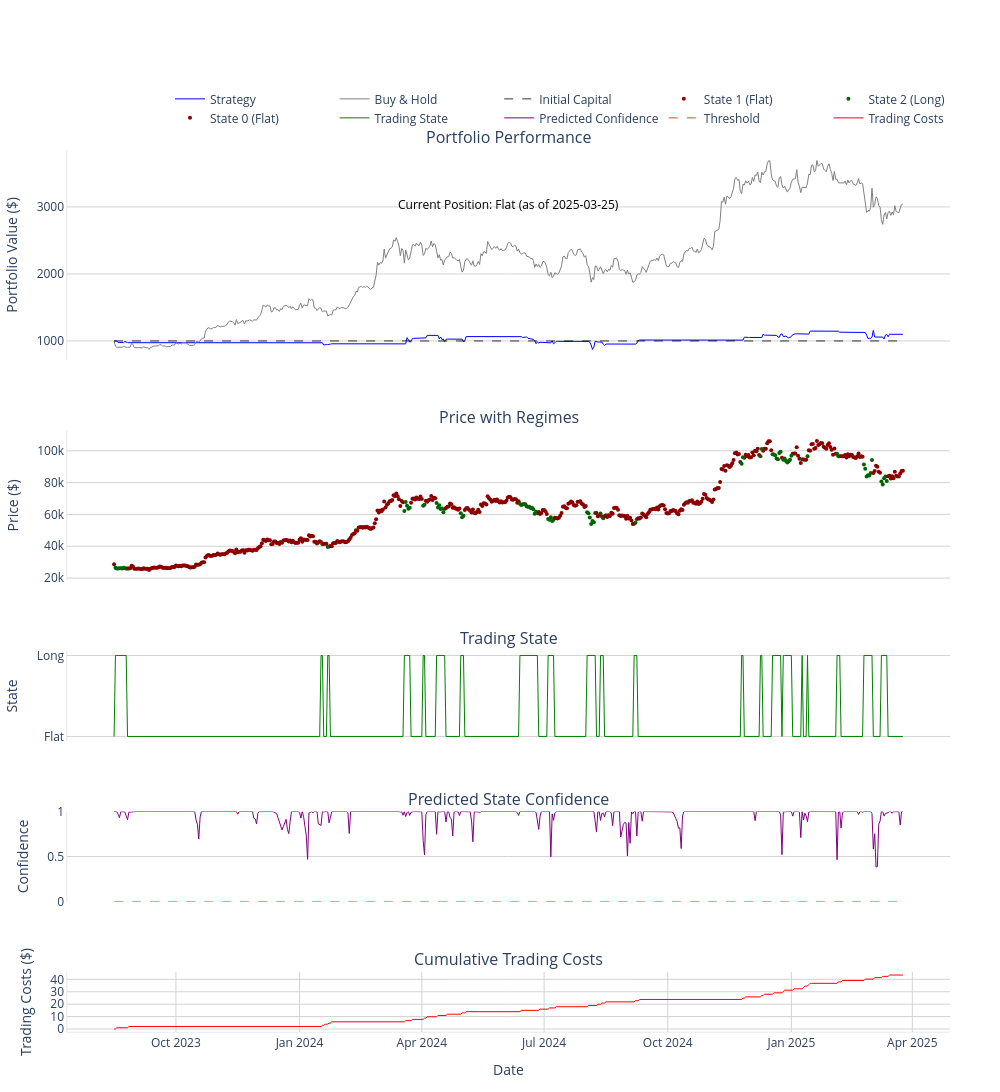

Here is the notebook cell this chart was saved with:
### Code cell
# Training and Saving the Initial Model
model = RegimeSwitchModel('bitcoin', strategy='long-only', train_pct=0.85, confidence_threshold=0)
data = model.load_data()
features = model.generate_all_features()


manual_features = ['relative_unrealized_profit_mom7',
    'rsi_14',
    'pct_supply_in_profit_mom7',
    'mvrv_mom7',
    'price_sma30_ratio',
    'pct_supply_in_profit_zscore',
    'entity_adj_nupl_mom7',
    'price_sma7_ratio',
    'relative_unrealized_loss_zscore', #30 day window zscores 
    'sth_sopr_zscore',
    'price_drawdown_relative',
    #'ma_cross_30_90',
    'vix_ret',
    #'volume_ratio',
    'puell_multiple_zscore',
    'net_realized_profit_loss_zscore'
]



selected_features = model.set_manual_features(manual_features)
train, embargo, test = model.split_data(model.model_data)
states = model.run_pipeline(test, selected_features)
results = model.simulate_trading(test=test, states=states, save_path=None)
metrics_df, classification_metrics = model.evaluate(results)

### Figure 1 — Plotly figure (JSON) as saved in the notebook; plotly's stock layout.template omitted (floating-point values rounded to 4 significant figures; data arrays with more than 128 entries replaced by an {"elided": "..."} marker saying what was removed)
{"data": [{"line": {"color": "blue", "width": 1}, "mode": "lines", "name": "Strategy", "type": "scatter", "x": {"elided": "588 str values"}, "xaxis": "x", "y": {"elided": "588 float values"}, "yaxis": "y"}, {"line": {"color": "gray", "width": 1}, "mode": "lines", "name": "Buy & Hold", "type": "scatter", "x": {"elided": "588 str values"}, "xaxis": "x", "y": {"elided": "588 float values"}, "yaxis": "y"}, {"line": {"color": "black", "dash": "dash", "width": 0.8}, "mode": "lines", "name": "Initial Capital", "type": "scatter", "x": ["2023-08-16T00:00:00", "2025-03-25T00:00:00"], "xaxis": "x", "y": [1000, 1000], "yaxis": "y"}, {"marker": {"color": "darkred", "size": 4}, "mode": "markers", "name": "State 1 (Flat)", "type": "scatter", "x": {"elided": "297 str values"}, "xaxis": "x2", "y": {"elided": "297 int values"}, "yaxis": "y2"}, {"marker": {"color": "darkgreen", "size": 4}, "mode": "markers", "name": "State 2 (Long)", "type": "scatter", "x": ["2023-08-17T00:00:00", "2023-08-18T00:00:00", "2023-08-19T00:00:00", "2023-08-20T00:00:00", "2023-08-21T00:00:00", "2023-08-22T00:00:00", "2023-08-23T00:00:00", "2023-08-24T00:00:00", "2023-08-25T00:00:00", "2024-01-17T00:00:00", "2024-01-18T00:00:00", "2024-01-22T00:00:00", "2024-01-23T00:00:00", "2024-03-19T00:00:00", "2024-03-20T00:00:00", "2024-03-21T00:00:00", "2024-03-22T00:00:00", "2024-03-23T00:00:00", "2024-04-02T00:00:00", "2024-04-03T00:00:00", "2024-04-12T00:00:00", "2024-04-13T00:00:00", "2024-04-14T00:00:00", "2024-04-15T00:00:00", "2024-04-16T00:00:00", "2024-04-17T00:00:00", "2024-04-18T00:00:00", "2024-04-30T00:00:00", "2024-05-01T00:00:00", "2024-05-02T00:00:00", "2024-06-13T00:00:00", "2024-06-14T00:00:00", "2024-06-15T00:00:00", "2024-06-16T00:00:00", "2024-06-17T00:00:00", "2024-06-18T00:00:00", "2024-06-19T00:00:00", "2024-06-20T00:00:00", "2024-06-21T00:00:00", "2024-06-22T00:00:00", "2024-06-23T00:00:00", "2024-06-24T00:00:00", "2024-06-25T00:00:00", "2024-06-26T00:00:00", "2024-07-04T00:00:00", "2024-07-05T00:00:00", "2024-07-06T00:00:00", "2024-07-07T00:00:00", "2024-07-08T00:00:00", "2024-08-02T00:00:00", "2024-08-03T00:00:00", "2024-08-04T00:00:00", "2024-08-05T00:00:00", "2024-08-06T00:00:00", "2024-08-07T00:00:00", "2024-08-08T00:00:00", "2024-08-12T00:00:00", "2024-08-13T00:00:00", "2024-08-14T00:00:00", "2024-09-06T00:00:00", "2024-09-07T00:00:00", "2024-09-08T00:00:00", "2024-11-25T00:00:00", "2024-11-26T00:00:00", "2024-12-09T00:00:00", "2024-12-10T00:00:00", "2024-12-18T00:00:00", "2024-12-19T00:00:00", "2024-12-20T00:00:00", "2024-12-21T00:00:00", "2024-12-22T00:00:00", "2024-12-23T00:00:00", "2024-12-24T00:00:00", "2024-12-26T00:00:00", "2024-12-27T00:00:00", "2024-12-28T00:00:00", "2024-12-29T00:00:00", "2024-12-30T00:00:00", "2024-12-31T00:00:00", "2025-01-01T00:00:00", "2025-01-09T00:00:00", "2025-01-13T00:00:00", "2025-02-04T00:00:00", "2025-02-05T00:00:00", "2025-02-06T00:00:00", "2025-02-24T00:00:00", "2025-02-25T00:00:00", "2025-02-26T00:00:00", "2025-02-27T00:00:00", "2025-02-28T00:00:00", "2025-03-01T00:00:00", "2025-03-02T00:00:00", "2025-03-09T00:00:00", "2025-03-10T00:00:00", "2025-03-11T00:00:00", "2025-03-12T00:00:00", "2025-03-13T00:00:00"], "xaxis": "x2", "y": [26502, 26043, 26105, 26161, 26119, 26034, 26450, 26135, 26044, 42714, 41261, 39505, 39833, 62133, 67819, 65536, 63509, 64286, 65440, 66124, 67252, 64405, 65753, 63431, 63721, 61329, 63462, 60749, 58298, 59135, 66700, 66011, 66190, 66616, 66460, 65109, 64907, 64845, 64072, 64240, 63221, 60363, 61770, 60750, 57189, 56740, 58230, 55880, 56665, 61407, 60739, 58006, 53956, 55960, 55100, 60913, 60601, 58739, 57624, 54151, 54792, 57049, 91932, 95981, 96650, 101124, 97851, 97691, 97203, 95094, 94645, 98696, 99345, 94332, 95185, 93663, 92627, 93508, 94384, 96852, 94737, 96574, 98118, 96583, 96635, 91397, 88756, 83900, 84709, 84442, 86005, 94262, 80751, 78784, 82799, 83884, 81099], "yaxis": "y2"}, {"marker": {"color": "darkred", "size": 4}, "mode": "markers", "name": "State 0 (Flat)", "type": "scatter", "x": {"elided": "194 str values"}, "xaxis": "x2", "y": {"elided": "194 int values"}, "yaxis": "y2"}, {"line": {"color": "green", "width": 1}, "mode": "lines", "name": "Trading State", "type": "scatter", "x": {"elided": "588 str values"}, "xaxis": "x3", "y": {"elided": "588 int values"}, "yaxis": "y3"}, {"line": {"color": "purple", "width": 1}, "mode": "lines", "name": "Predicted Confidence", "type": "scatter", "x": {"elided": "588 str values"}, "xaxis": "x4", "y": {"elided": "588 float values"}, "yaxis": "y4"}, {"line": {"color": "red", "dash": "dash", "width": 0.8}, "mode": "lines", "name": "Threshold", "type": "scatter", "x": ["2023-08-16T00:00:00", "2025-03-25T00:00:00"], "xaxis": "x4", "y": [0, 0], "yaxis": "y4"}, {"line": {"color": "red", "width": 1}, "mode": "lines", "name": "Trading Costs", "type": "scatter", "x": {"elided": "588 str values"}, "xaxis": "x5", "y": {"elided": "588 float values"}, "yaxis": "y5"}], "layout": {"annotations": [{"font": {"size": 16}, "showarrow": false, "text": "Portfolio Performance", "x": 0.5, "xanchor": "center", "xref": "paper", "y": 1, "yanchor": "bottom", "yref": "paper"}, {"font": {"size": 16}, "showarrow": false, "text": "Price with Regimes", "x": 0.5, "xanchor": "center", "xref": "paper", "y": 0.682, "yanchor": "bottom", "yref": "paper"}, {"font": {"size": 16}, "showarrow": false, "text": "Trading State", "x": 0.5, "xanchor": "center", "xref": "paper", "y": 0.432, "yanchor": "bottom", "yref": "paper"}, {"font": {"size": 16}, "showarrow": false, "text": "Predicted State Confidence", "x": 0.5, "xanchor": "center", "xref": "paper", "y": 0.25, "yanchor": "bottom", "yref": "paper"}, {"font": {"size": 16}, "showarrow": false, "text": "Cumulative Trading Costs", "x": 0.5, "xanchor": "center", "xref": "paper", "y": 0.068, "yanchor": "bottom", "yref": "paper"}, {"align": "center", "font": {"color": "black", "size": 12}, "showarrow": false, "text": "Current Position: Flat (as of 2025-03-25)", "x": 0.5, "xref": "paper", "y": 0.95, "yref": "paper"}], "height": 1300, "legend": {"orientation": "h", "x": 1, "xanchor": "right", "y": 1.02, "yanchor": "bottom"}, "margin": {"b": 60, "l": 50, "r": 50, "t": 150}, "paper_bgcolor": "white", "plot_bgcolor": "white", "showlegend": true, "width": 1000, "xaxis": {"anchor": "y", "domain": [0, 1], "matches": "x5", "showticklabels": false}, "xaxis2": {"anchor": "y2", "domain": [0, 1], "matches": "x5", "showticklabels": false}, "xaxis3": {"anchor": "y3", "domain": [0, 1], "matches": "x5", "showticklabels": false}, "xaxis4": {"anchor": "y4", "domain": [0, 1], "matches": "x5", "showticklabels": false}, "xaxis5": {"anchor": "y5", "domain": [0, 1], "gridcolor": "lightgray", "linecolor": "lightgray", "linewidth": 0.5, "showline": true, "title": {"text": "Date"}}, "yaxis": {"anchor": "x", "domain": [0.762, 1], "gridcolor": "lightgray", "linecolor": "lightgray", "linewidth": 0.5, "showline": true, "title": {"text": "Portfolio Value ($)"}, "zeroline": false}, "yaxis2": {"anchor": "x2", "domain": [0.512, 0.682], "gridcolor": "lightgray", "linecolor": "lightgray", "linewidth": 0.5, "showline": true, "title": {"text": "Price ($)"}, "zeroline": false}, "yaxis3": {"anchor": "x3", "domain": [0.33, 0.432], "gridcolor": "lightgray", "linecolor": "lightgray", "linewidth": 0.5, "showline": true, "ticktext": ["Short", "Flat", "Long"], "tickvals": [-1, 0, 1], "title": {"text": "State"}, "zeroline": false}, "yaxis4": {"anchor": "x4", "domain": [0.148, 0.25], "gridcolor": "lightgray", "linecolor": "lightgray", "linewidth": 0.5, "range": [0, 1], "showline": true, "title": {"text": "Confidence"}, "zeroline": false}, "yaxis5": {"anchor": "x5", "domain": [0, 0.068], "gridcolor": "lightgray", "linecolor": "lightgray", "linewidth": 0.5, "showline": true, "title": {"text": "Trading Costs ($)"}, "zeroline": false}}}
